Frame 1 (no input): blank canvas, image omitted
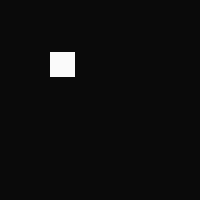
Frame 60 (the mouse pressed at the canvas centre just before this capture)
Frame 120 (the mouse held since frame 60 and released just before this capture): blank canvas, image omitted

The Processing sketch that drew this single still picture (run headless with seeded random() and noise(); from frame 60 on, the mouse is pressed at the canvas centre):

// Processing sketch: sketch_20_1
// ── sketch_20_1.pde
void setup() { 
size(200,200); 
fill(250); 
noStroke();
frameRate(6);
}
void draw() {
  background(10);
int randomPos = int(random(322.0)); 
rect(randomPos,randomPos+ 2,25,25);
}
